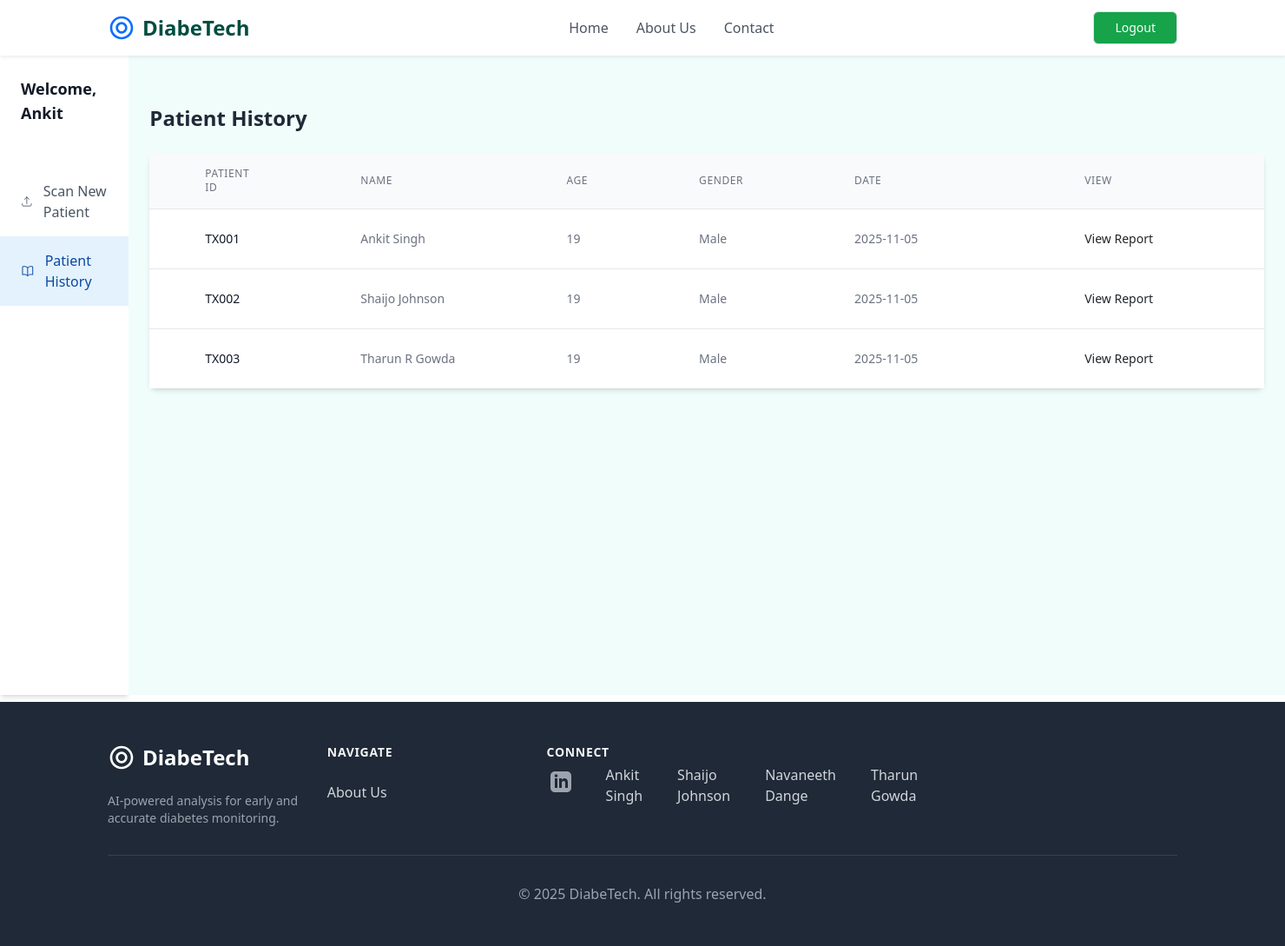
The page /patienthistory (signed in) on the database its author committed.
### retinopathy/modules.py (models this page shows, shortened)
class User(db.Model, UserMixin):
    id = db.Column(db.Integer, primary_key = True)
    username = db.Column(db.String(20), unique = True, nullable = False)
    email = db.Column(db.String(120), unique = True, nullable = False)
    password = db.Column(db.String(60), nullable = False)
    patients = db.relationship('Patient', backref = 'doctor', lazy = True)

class Patient(db.Model):
    patient_id = db.Column(db.String(20), unique = True, nullable = False, primary_key = True)
    name = db.Column(db.String(100), nullable = False)
    age = db.Column(db.Integer, nullable = False)
    sex = db.Column(db.String(10), nullable = False)
    RightEye_image_file = db.Column(db.String(100), nullable = False, default = 'default.jpg')
    LeftEye_image_file = db.Column(db.String(100), nullable = False, default = 'default.jpg')
    RightEye_diagnosis = db.Column(db.String(200), nullable = False)
    LeftEye_diagnosis = db.Column(db.String(200), nullable = False)
    date_uploaded = db.Column(db.DateTime, nullable = False, default = datetime.utcnow)
    user_id = db.Column(db.Integer, db.ForeignKey('user.id'), nullable = False)
    processed_RightEye_image_file = db.Column(db.String(100), nullable = True)
    processed_LeftEye_image_file = db.Column(db.String(100), nullable = True)
    RightEye_prediction = db.Column(db.Integer, nullable = True)
    LeftEye_prediction = db.Column(db.Integer, nullable = True)

### retinopathy/routes.py (the view)
@app.route('/patienthistory')
@login_required
def patient_history():
	patients = Patient.query.filter_by(user_id=current_user.id).all()
	return render_template('patienthistory.html', patients=patients)

### retinopathy/modules.py (called while the page is built)
@login_manager.user_loader
def load_user(user_id):
    return User.query.get(int(user_id))

### retinopathy/templates/patienthistory.html (shortened to what this page needs)
{% extends "layout.html" %}
{% block content %}
<div class="flex h-screen" style="height: calc(100vh - 64px);">
            <aside class="w-64 bg-white shadow-md hidden md:block">
                <div class="py-4 px-6">
                    <h2 class="text-lg font-semibold text-gray-900">Welcome, {{ current_user.username }}</h2>
                </div>
                <nav class="mt-6">
                    <a href="{{ url_for('analyze_image') }}" data-page="scan-patient" class="flex items-center px-6 py-3 text-gray-600 hover:bg-gray-100">
                        <svg class="h-6 w-6" xmlns="http://www.w3.org/2000/svg" fill="none" viewBox="0 0 24 24" stroke-width="1.5" stroke="currentColor"><path stroke-linecap="round" stroke-linejoin="round" d="M3 16.5v2.25A2.25 2.25 0 005.25 21h13.5A2.25 2.25 0 0021 18.75V16.5m-13.5-9L12 3m0 0l4.5 4.5M12 3v13.5" /></svg>
                        <span class="ml-3">Scan New Patient</span>
                    </a>
                    <a href="{{ url_for('patient_history') }}" data-page="patient-list" class="flex items-center px-6 py-3 bg-secondary-light text-secondary-dark font-medium">
                        <span class="ml-3">Patient History</span>
                    </a>
                </nav>
            </aside>
<div class="p-4 md:p-8 bg-teal-50 flex-1">
    <main>
        <div class="mt-8">
            <h2 class="text-2xl font-semibold text-gray-800 mb-4">Patient History</h2>
                <div class="mt-6 bg-white shadow-md rounded-lg ">
                    <table class="w-auto divide-y divide-gray-200">
                        <thead class="bg-gray-50">
                            <tr>
                                <th scope="col" class="px-16 py-3 text-left text-xs font-medium text-gray-500 uppercase tracking-wider">Patient ID</th>
                                <th scope="col" class="px-16 py-3 text-left text-xs font-medium text-gray-500 uppercase tracking-wider">Name</th>
                                <th scope="col" class="px-16 py-3 text-left text-xs font-medium text-gray-500 uppercase tracking-wider">Age</th>
                                <th scope="col" class="px-16 py-3 text-left text-xs font-medium text-gray-500 uppercase tracking-wider">Gender</th>
                                <th scope="col" class="px-16 py-3 text-left text-xs font-medium text-gray-500 uppercase tracking-wider">Date</th>
                                <th scope="col" class="px-32 py-3 text-left text-xs font-medium text-gray-500 uppercase tracking-wider">View</th>
                            </tr>
                        </thead>
                        <tbody class="bg-white divide-y divide-gray-200">
                        {% for patient in patients %}
                            <tr>
                                <td class="px-16 py-4 whitespace-nowrap text-sm font-medium text-gray-900">{{ patient.patient_id }}</td>
                                <td class="px-16 py-4 whitespace-nowrap text-sm text-gray-500">{{ patient.name }}</td>
                                <td class="px-16 py-4 whitespace-nowrap text-sm text-gray-500">{{ patient.age }}</td>
                                <td class="px-16 py-4 whitespace-nowrap text-sm text-gray-500">{{ patient.sex }}</td>
                                <td class="px-16 py-4 whitespace-nowrap text-sm text-gray-500">{{ patient.date_uploaded.strftime('%Y-%m-%d') }}
                                <td class="px-32 py-4 whitespace-nowrap text-right text-sm font-medium">
                                    <a href="{{ url_for('patient_report', patient_id=patient.patient_id) }}" class="text-secondary-DEFAULT hover:text-secondary-dark">View Report</a>
                                </td>
                            </tr>
                        {% endfor %}
                        </tbody>
                    </table>
                </div>
            </div>
        </main>
    </div>
{% endblock content %}

### rows shown on the page
User: username "Ankit"
Patient: patient_id "TX001", name "Ankit Singh", age "19", sex "Male", date_uploaded "2025-11-05"
Patient: patient_id "TX002", name "Shaijo Johnson", age "19", sex "Male", date_uploaded "2025-11-05"
Patient: patient_id "TX003", name "Tharun R Gowda", age "19", sex "Male", date_uploaded "2025-11-05"
